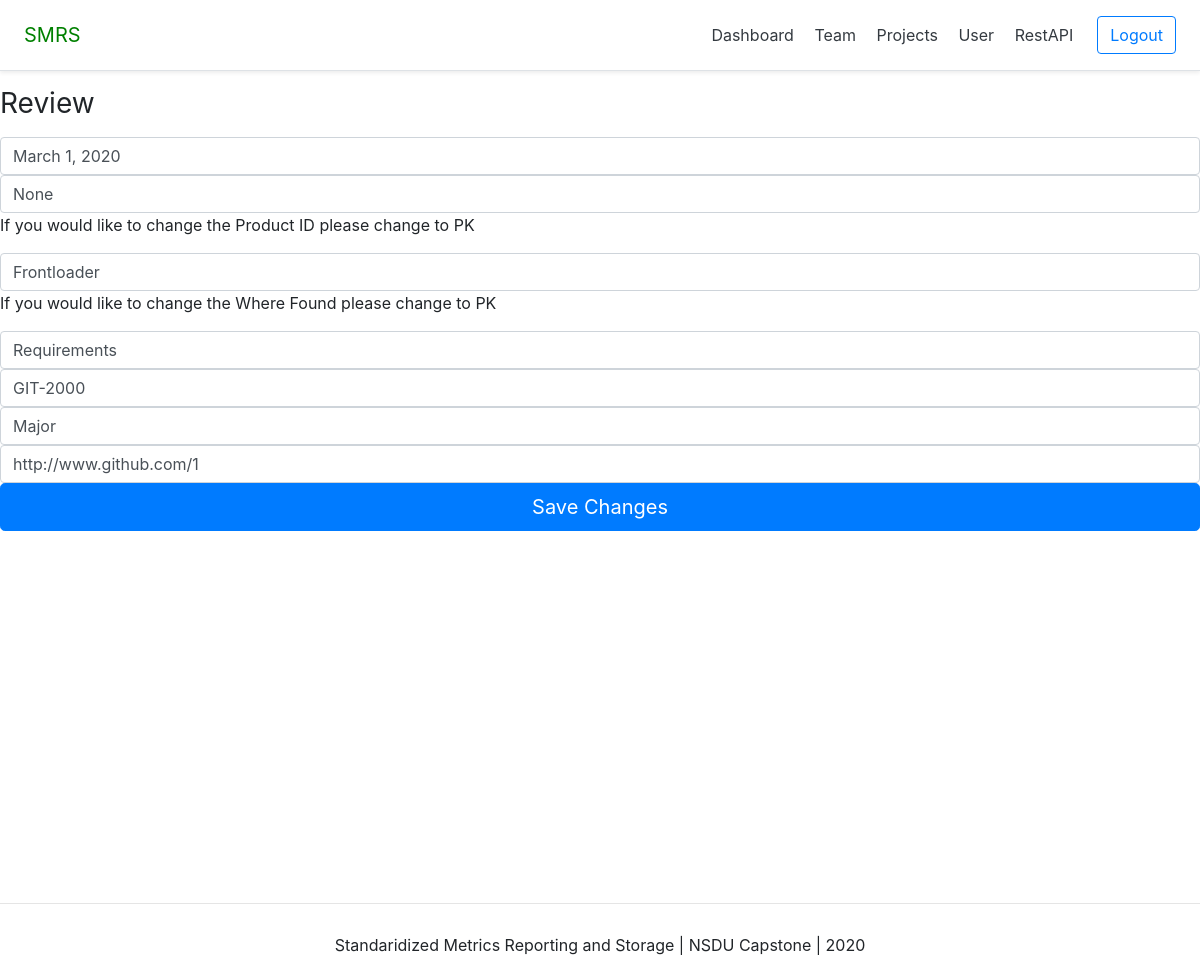
Page /dashboard/review/1 (signed in) on the committed database.
### restAPI/models.py (models this page shows, shortened)
class Review (models.Model):
    dateOpened              = models.DateField(auto_now=False, auto_now_add=False)
    dateClosed              = models.DateField(blank=True, null=True)
    projectID               = models.ForeignKey(Project, on_delete=models.CASCADE)
    whereFound              = models.ForeignKey(PhaseType, on_delete=models.CASCADE)
    tag                     = models.CharField(max_length=50, unique=True)
    severity                = models.CharField(choices=MajorMinorChoices,max_length=25)
    url                     = models.URLField(max_length=200, unique=True)

class Project (models.Model):
    name                    = models.CharField(max_length=25)
    productOwner            = models.ForeignKey(model.Account, null = True, blank = True, on_delete=models.CASCADE)
    teamID                  = models.ForeignKey(model.Team, on_delete=models.CASCADE)
    def __str__(self):
        return self.name

class PhaseType (models.Model):
    phase_type               = models.CharField(max_length=25)
    def __str__(self):
        return self.phase_type

### dashboard/views.py (the view)
# urls.py: path('review/<int:pk>', review_view, name='reviewDetail'),
def review_view(request, pk):
    context= {}
    user = request.user
    if not user.is_authenticated:
        return redirect("acccount:login")
    currentReview = Review.objects.filter(pk = pk).first()
    if request.POST:
        form = ReviewForm(request.POST)
        if form.is_valid():
            form.initial = {
                "dateOpened": request.POST["dateOpened"],
                "dateClosed": request.POST["dateClosed"],
                "projectID" : request.POST["projectID"],
                "whereFound": request.POST["whereFound"],
                "tag"       : request.POST["tag"],
                "severity"  : request.POST["severity"],
                "url"       : request.POST["url"]
            }
            form.save()
            context["success_message"] = "Updated"
    else:
        form = ReviewForm(
             initial = {
                "dateOpened": currentReview.dateOpened,
                "dateClosed": currentReview.dateClosed,
                "projectID" : currentReview.projectID,
                "whereFound": currentReview.whereFound,
                "tag"       : currentReview.tag,
                "severity"  : currentReview.severity,
                "url"       : currentReview.url,
             }
        )
    context['form'] = form
    return render(request, "dashboard/review_detail.html", context)

### dashboard/forms.py
class ReviewForm(forms.ModelForm):
    dateClosed = forms.DateField(required=False)
    class Meta:
        model = Review
        fields = ('dateOpened','dateClosed','projectID','whereFound','tag','severity','url')

### dashboard/templates/dashboard/review_detail.html (shortened to what this page needs)
{% extends 'base.html' %}
{% block content %}
<form class="form-signin" method="post">{% csrf_token %}
    <h1 class="h3 mb-3 font-weight-normal">Review</h1>
    <input type="text" name="dateOpened"  class="form-control" placeholder="Date Opened" required autofocus value = "{{form.initial.dateOpened}}">
    <input type="text" name="dateClosed"  class="form-control" placeholder="Date Closed" value = "{{form.initial.dateClosed}}">
    <p> If you would like to change the Product ID please change to PK</p>
    {% for field in form %}
        {% if field.name == "projectID" %}
        <input list="projectID" name="projectID"   class="form-control" placeholder="Project ID"  required value = "{{form.initial.projectID}}" >
        {% endif %}
    {% endfor %}
    <p> If you would like to change the Where Found please change to PK</p>
    {% for field in form %}
        {% if field.name == "whereFound" %}
        <input list="whereFound" name="whereFound"  class="form-control" placeholder="Where Found" required value = "{{form.initial.whereFound}}">
        {% endif %}
    {% endfor %}
    <input type="text"        name="tag"                class="form-control" placeholder="Tag"         required value = "{{form.initial.tag}}">
    <input type="text"   name="severity"      class="form-control" placeholder="Severity"    required value = "{{form.initial.severity}}">
    <input type="text"        name="url"                class="form-control" placeholder="URL"         required value = "{{form.initial.url}}">
    <button class="btn btn-lg btn-primary btn-block" type="submit">Save Changes</button>
  </form>
{% endblock content %}

### rows in the picture
Review: dateOpened "March 1, 2020", tag "GIT-2000", severity "Major", url "http://www.github.com/1"
Project: projectID "Frontloader"
PhaseType: whereFound "Requirements"
